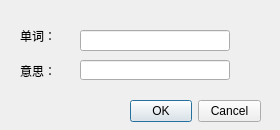
<?xml version="1.0" encoding="UTF-8"?>
<ui version="4.0">
 <class>Dialog</class>
 <widget class="QDialog" name="Dialog">
  <property name="geometry">
   <rect>
    <x>0</x>
    <y>0</y>
    <width>280</width>
    <height>130</height>
   </rect>
  </property>
  <property name="windowTitle">
   <string>输入</string>
  </property>
  <widget class="QDialogButtonBox" name="buttonBox">
   <property name="geometry">
    <rect>
     <x>130</x>
     <y>100</y>
     <width>131</width>
     <height>23</height>
    </rect>
   </property>
   <property name="orientation">
    <enum>Qt::Horizontal</enum>
   </property>
   <property name="standardButtons">
    <set>QDialogButtonBox::Cancel|QDialogButtonBox::Ok</set>
   </property>
  </widget>
  <widget class="QLineEdit" name="lineEdit">
   <property name="geometry">
    <rect>
     <x>80</x>
     <y>30</y>
     <width>150</width>
     <height>21</height>
    </rect>
   </property>
  </widget>
  <widget class="QLineEdit" name="lineEdit_2">
   <property name="geometry">
    <rect>
     <x>80</x>
     <y>60</y>
     <width>150</width>
     <height>20</height>
    </rect>
   </property>
  </widget>
  <widget class="QLabel" name="label">
   <property name="geometry">
    <rect>
     <x>20</x>
     <y>30</y>
     <width>54</width>
     <height>12</height>
    </rect>
   </property>
   <property name="text">
    <string>单词：</string>
   </property>
  </widget>
  <widget class="QLabel" name="label_2">
   <property name="geometry">
    <rect>
     <x>20</x>
     <y>65</y>
     <width>54</width>
     <height>12</height>
    </rect>
   </property>
   <property name="text">
    <string>意思：</string>
   </property>
  </widget>
 </widget>
 <resources/>
 <connections>
  <connection>
   <sender>buttonBox</sender>
   <signal>accepted()</signal>
   <receiver>Dialog</receiver>
   <slot>accept()</slot>
   <hints>
    <hint type="sourcelabel">
     <x>248</x>
     <y>254</y>
    </hint>
    <hint type="destinationlabel">
     <x>157</x>
     <y>274</y>
    </hint>
   </hints>
  </connection>
  <connection>
   <sender>buttonBox</sender>
   <signal>rejected()</signal>
   <receiver>Dialog</receiver>
   <slot>reject()</slot>
   <hints>
    <hint type="sourcelabel">
     <x>316</x>
     <y>260</y>
    </hint>
    <hint type="destinationlabel">
     <x>286</x>
     <y>274</y>
    </hint>
   </hints>
  </connection>
 </connections>
</ui>
